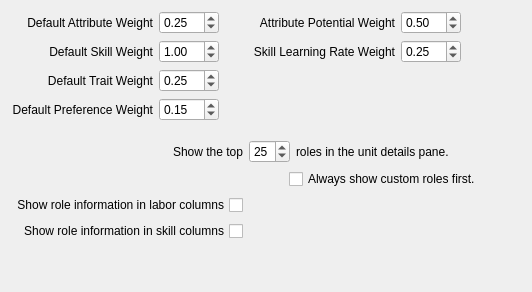
     <widget class="QWidget" name="tab_roles">
      <attribute name="icon">
       <iconset resource="../resources.qrc">
        <normaloff>:/img/table.png</normaloff>:/img/table.png</iconset>
      </attribute>
      <attribute name="title">
       <string>Roles</string>
      </attribute>
      <layout class="QVBoxLayout" name="verticalLayout_3">
       <item>
        <layout class="QGridLayout" name="gridLayout_4">
         <item row="3" column="0">
          <widget class="QLabel" name="lbl_prefs">
           <property name="text">
            <string>Default Preference Weight</string>
           </property>
           <property name="alignment">
            <set>Qt::AlignRight|Qt::AlignTrailing|Qt::AlignVCenter</set>
           </property>
          </widget>
         </item>
         <item row="2" column="0">
          <widget class="QLabel" name="lbl_traits">
           <property name="text">
            <string>Default Trait Weight</string>
           </property>
           <property name="alignment">
            <set>Qt::AlignRight|Qt::AlignTrailing|Qt::AlignVCenter</set>
           </property>
          </widget>
         </item>
         <item row="2" column="1">
          <widget class="QDoubleSpinBox" name="dsb_trait_weight">
           <property name="minimumSize">
            <size>
             <width>60</width>
             <height>0</height>
            </size>
           </property>
           <property name="statusTip">
            <string>This is the default role trait weight. Trait weights can be overridden in the Dwarf Therapist.ini.</string>
           </property>
           <property name="singleStep">
            <double>0.250000000000000</double>
           </property>
           <property name="value">
            <double>0.250000000000000</double>
           </property>
          </widget>
         </item>
         <item row="1" column="3">
          <widget class="QDoubleSpinBox" name="dsb_skill_rate_weight">
           <property name="minimumSize">
            <size>
             <width>60</width>
             <height>0</height>
            </size>
           </property>
           <property name="toolTip">
            <string/>
           </property>
           <property name="statusTip">
            <string>This is the weight to apply to skill learning rates, relative to the skill level. A higher weight means greater importance. For example at 0.25, the skill level has a corresponding weight of 0.75. At 0.5 skill rate weight, the level and skill rate are valued equally at 0.5 each. &lt;b&gt;Set to zero to ignore skill learning rates when determining role ratings.&lt;/b&gt;</string>
           </property>
           <property name="maximum">
            <double>1.000000000000000</double>
           </property>
           <property name="singleStep">
            <double>0.100000000000000</double>
           </property>
           <property name="value">
            <double>0.250000000000000</double>
           </property>
          </widget>
         </item>
         <item row="3" column="1">
          <widget class="QDoubleSpinBox" name="dsb_pref_weight">
           <property name="minimumSize">
            <size>
             <width>60</width>
             <height>0</height>
            </size>
           </property>
           <property name="statusTip">
            <string>This is the default role trait weight. Trait weights can be overridden in the Dwarf Therapist.ini.</string>
           </property>
           <property name="singleStep">
            <double>0.250000000000000</double>
           </property>
           <property name="value">
            <double>0.150000000000000</double>
           </property>
          </widget>
         </item>
         <item row="0" column="0">
          <widget class="QLabel" name="lbl_attributes">
           <property name="text">
            <string>Default Attribute Weight</string>
           </property>
           <property name="alignment">
            <set>Qt::AlignRight|Qt::AlignTrailing|Qt::AlignVCenter</set>
           </property>
          </widget>
         </item>
         <item row="0" column="3">
          <widget class="QDoubleSpinBox" name="dsb_att_potential_weight">
           <property name="minimumSize">
            <size>
             <width>60</width>
             <height>0</height>
            </size>
           </property>
           <property name="toolTip">
            <string/>
           </property>
           <property name="statusTip">
            <string>When determining an attribute's rating for a role, a rating on the current value, and on the maximum potential value are calculated. A higher weight here gives more importance on the potential rating, and less on the rating of the current value. For example, 0.25 will weigh the potential rating at 25%, and the current value rating at 75%. &lt;b&gt;A weight of zero will ignore the potential rating entirely.&lt;/b&gt;</string>
           </property>
           <property name="maximum">
            <double>1.000000000000000</double>
           </property>
           <property name="singleStep">
            <double>0.100000000000000</double>
           </property>
           <property name="value">
            <double>0.500000000000000</double>
           </property>
          </widget>
         </item>
         <item row="1" column="0">
          <widget class="QLabel" name="lbl_skills">
           <property name="text">
            <string>Default Skill Weight</string>
           </property>
           <property name="alignment">
            <set>Qt::AlignRight|Qt::AlignTrailing|Qt::AlignVCenter</set>
           </property>
          </widget>
         </item>
         <item row="1" column="2">
          <widget class="QLabel" name="lbl_def_skill_rate_weight">
           <property name="minimumSize">
            <size>
             <width>170</width>
             <height>0</height>
            </size>
           </property>
           <property name="maximumSize">
            <size>
             <width>16777215</width>
             <height>16777215</height>
            </size>
           </property>
           <property name="statusTip">
            <string>This is the weight to apply to skill learning rates, relative to the skill level. A higher weight means greater importance. For example at 0.25, the skill level has a corresponding weight of 0.75. At 0.5 skill rate weight, the level and skill rate are valued equally at 0.5 each. &lt;b&gt;Set to zero to exclude skill learning rates from role ratings.&lt;/b&gt;</string>
           </property>
           <property name="text">
            <string>Skill Learning Rate Weight</string>
           </property>
           <property name="alignment">
            <set>Qt::AlignRight|Qt::AlignTrailing|Qt::AlignVCenter</set>
           </property>
          </widget>
         </item>
         <item row="1" column="1">
          <widget class="QDoubleSpinBox" name="dsb_skill_weight">
           <property name="minimumSize">
            <size>
             <width>60</width>
             <height>0</height>
            </size>
           </property>
           <property name="statusTip">
            <string>This is the default role skill weight. Skill weights can be overridden in the Dwarf Therapist.ini.</string>
           </property>
           <property name="maximum">
            <double>99.989999999999995</double>
           </property>
           <property name="singleStep">
            <double>0.250000000000000</double>
           </property>
           <property name="value">
            <double>1.000000000000000</double>
           </property>
          </widget>
         </item>
         <item row="0" column="1">
          <widget class="QDoubleSpinBox" name="dsb_attribute_weight">
           <property name="minimumSize">
            <size>
             <width>60</width>
             <height>0</height>
            </size>
           </property>
           <property name="statusTip">
            <string>This is the default role attribute weight. Attribute weights can be overridden in the Dwarf Therapist.ini.</string>
           </property>
           <property name="singleStep">
            <double>0.250000000000000</double>
           </property>
           <property name="value">
            <double>0.250000000000000</double>
           </property>
          </widget>
         </item>
         <item row="0" column="4">
          <spacer name="horizontalSpacer_4">
           <property name="orientation">
            <enum>Qt::Horizontal</enum>
           </property>
           <property name="sizeHint" stdset="0">
            <size>
             <width>40</width>
             <height>20</height>
            </size>
           </property>
          </spacer>
         </item>
         <item row="0" column="2">
          <widget class="QLabel" name="lbl_role_potential_weight">
           <property name="minimumSize">
            <size>
             <width>170</width>
             <height>0</height>
            </size>
           </property>
           <property name="toolTip">
            <string>When rating an attribute for a role, a bonus is given to the rating based on how much more it can potentially increase. A higher weight gives more importance on growth than the attribute's actual value. For example, setting this weight to 0.25 will weigh the attribute's value at 0.75, while setting this weight to 0.5 will also set the attribute's value at 0.5.</string>
           </property>
           <property name="statusTip">
            <string>When rating an attribute for a role, a bonus is given to the rating based on how much more it can potentially increase. A higher weight gives more importance on growth than the attribute's actual value. For example, setting this weight to 0.25 will weigh the attribute's value at 0.75, while setting this weight to 0.5 will also set the attribute's value at 0.5.</string>
           </property>
           <property name="whatsThis">
            <string>When rating an attribute for a role, a bonus is given to the rating based on how much more it can potentially increase. A higher weight gives more importance on growth than the attribute's actual value. For example, setting this weight to 0.25 will weigh the attribute's value at 0.75, while setting this weight to 0.5 will also set the attribute's value at 0.5.</string>
           </property>
           <property name="text">
            <string>Attribute Potential Weight</string>
           </property>
           <property name="alignment">
            <set>Qt::AlignRight|Qt::AlignTrailing|Qt::AlignVCenter</set>
           </property>
          </widget>
         </item>
        </layout>
       </item>
       <item>
        <spacer name="verticalSpacer_8">
         <property name="orientation">
          <enum>Qt::Vertical</enum>
         </property>
         <property name="sizeType">
          <enum>QSizePolicy::Fixed</enum>
         </property>
         <property name="sizeHint" stdset="0">
          <size>
           <width>20</width>
           <height>13</height>
          </size>
         </property>
        </spacer>
       </item>
       <item>
        <layout class="QGridLayout" name="gridLayout_7">
         <item row="0" column="1">
          <layout class="QHBoxLayout" name="horizontalLayout_7">
           <item>
            <widget class="QSpinBox" name="sb_roles_pane">
             <property name="minimum">
              <number>1</number>
             </property>
             <property name="maximum">
              <number>99</number>
             </property>
             <property name="singleStep">
              <number>1</number>
             </property>
             <property name="value">
              <number>25</number>
             </property>
            </widget>
           </item>
           <item>
            <widget class="QLabel" name="lbl_pane_roles">
             <property name="maximumSize">
              <size>
               <width>16777215</width>
               <height>16777215</height>
              </size>
             </property>
             <property name="text">
              <string>roles in the unit details pane.</string>
             </property>
            </widget>
           </item>
           <item>
            <widget class="QLabel" name="lbl_pane_roles_max">
             <property name="maximumSize">
              <size>
               <width>16777215</width>
               <height>16777215</height>
              </size>
             </property>
             <property name="text">
              <string/>
             </property>
            </widget>
           </item>
          </layout>
         </item>
         <item row="3" column="0">
          <widget class="QCheckBox" name="chk_roles_in_skills">
           <property name="maximumSize">
            <size>
             <width>16777215</width>
             <height>16777215</height>
            </size>
           </property>
           <property name="toolTip">
            <string/>
           </property>
           <property name="statusTip">
            <string>Shows all roles which have the skill in the column tooltips. Examples of skill column: Axedwarf, Liar, Teacher, Fighter...</string>
           </property>
           <property name="layoutDirection">
            <enum>Qt::RightToLeft</enum>
           </property>
           <property name="text">
            <string>Show role information in skill columns</string>
           </property>
          </widget>
         </item>
         <item row="0" column="0">
          <widget class="QLabel" name="label_7">
           <property name="text">
            <string>Show the top</string>
           </property>
           <property name="alignment">
            <set>Qt::AlignRight|Qt::AlignTrailing|Qt::AlignVCenter</set>
           </property>
          </widget>
         </item>
         <item row="2" column="0">
          <widget class="QCheckBox" name="chk_roles_in_labor">
           <property name="toolTip">
            <string/>
           </property>
           <property name="statusTip">
            <string>Shows all roles which have the same skill as the labor uses in the labor column tooltips.</string>
           </property>
           <property name="layoutDirection">
            <enum>Qt::RightToLeft</enum>
           </property>
           <property name="text">
            <string>Show role information in labor columns</string>
           </property>
          </widget>
         </item>
         <item row="1" column="1">
          <layout class="QHBoxLayout" name="horizontalLayout_8">
           <item>
            <spacer name="horizontalSpacer_13">
             <property name="orientation">
              <enum>Qt::Horizontal</enum>
             </property>
             <property name="sizeType">
              <enum>QSizePolicy::Fixed</enum>
             </property>
             <property name="sizeHint" stdset="0">
              <size>
               <width>40</width>
               <height>20</height>
              </size>
             </property>
            </spacer>
           </item>
           <item>
            <widget class="QCheckBox" name="chk_custom_roles">
             <property name="toolTip">
              <string>When checked, custom roles will appear before default roles in the tooltip and the details pane.</string>
             </property>
             <property name="statusTip">
              <string>When checked, custom roles will appear before default roles in the tooltip and the details pane.</string>
             </property>
             <property name="text">
              <string>Always show custom roles first.</string>
             </property>
            </widget>
           </item>
          </layout>
         </item>
         <item row="1" column="2">
          <spacer name="horizontalSpacer_12">
           <property name="orientation">
            <enum>Qt::Horizontal</enum>
           </property>
           <property name="sizeHint" stdset="0">
            <size>
             <width>40</width>
             <height>20</height>
            </size>
           </property>
          </spacer>
         </item>
        </layout>
       </item>
       <item>
        <spacer name="verticalSpacer_2">
         <property name="orientation">
          <enum>Qt::Vertical</enum>
         </property>
         <property name="sizeHint" stdset="0">
          <size>
           <width>20</width>
           <height>40</height>
          </size>
         </property>
        </spacer>
       </item>
      </layout>
     </widget>
